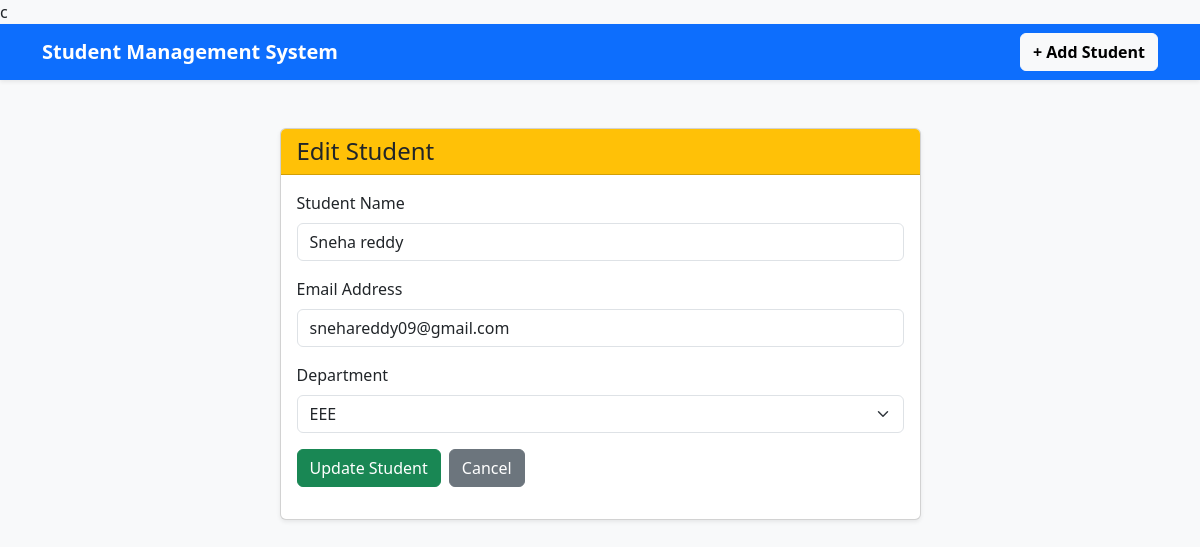
The app's page /edit/4 with its own data.
### tables this page shows
CREATE TABLE students (
            id INTEGER PRIMARY KEY AUTOINCREMENT,
            name TEXT NOT NULL,
            email TEXT NOT NULL,
            department TEXT NOT NULL
        );

### app.py (the view, shortened to what this page needs)
@app.route("/edit/<int:student_id>", methods=["GET", "POST"])
def edit_student(student_id):
    connection = get_db_connection()
    student = connection.execute(
        "SELECT * FROM students WHERE id = ?",
        (student_id,)
    ).fetchone()
    connection.close()
    return render_template(
        "edit_student.html",
        student=student
    )

### app.py (called while the page is built)
def get_db_connection():
    connection = sqlite3.connect(DATABASE)
    connection.row_factory = sqlite3.Row
    return connection

### templates/edit_student.html (shortened to what this page needs)
{% extends "base.html" %}
{% block content %}
<div class="row justify-content-center">
    <div class="col-md-7">
        <div class="card shadow-sm">
            <div class="card-header bg-warning">
                <h4 class="mb-0">Edit Student</h4>
            </div>
            <div class="card-body">
                <form method="POST">
                    <div class="mb-3">
                        <label class="form-label">
                            Student Name
                        </label>
                        <input
                            type="text"
                            name="name"
                            class="form-control"
                            value="{{ student['name'] }}"
                            required
                        >
                    </div>
                    <div class="mb-3">
                        <label class="form-label">
                            Email Address
                        </label>
                        <input
                            type="email"
                            name="email"
                            class="form-control"
                            value="{{ student['email'] }}"
                            required
                        >
                    </div>
                    <div class="mb-3">
                        <label class="form-label">
                            Department
                        </label>
                        <select
                            name="department"
                            class="form-select"
                            required
                        >
                            <option value="EEE"
                                {% if student['department'] == 'EEE' %}
                                selected
                                {% endif %}>
                                EEE
                            </option>
                        </select>
                    </div>
                    <div class="d-flex gap-2">
                        <button
                            type="submit"
                            class="btn btn-success"
                        >
                            Update Student
                        </button>
                        <a
                            href="/"
                            class="btn btn-secondary"
                        >
                            Cancel
                        </a>
                    </div>
                </form>
            </div>
        </div>
    </div>
</div>
{% endblock %}

### records on screen
students: name "Sneha reddy", email "snehareddy09@gmail.com", department "EEE"
